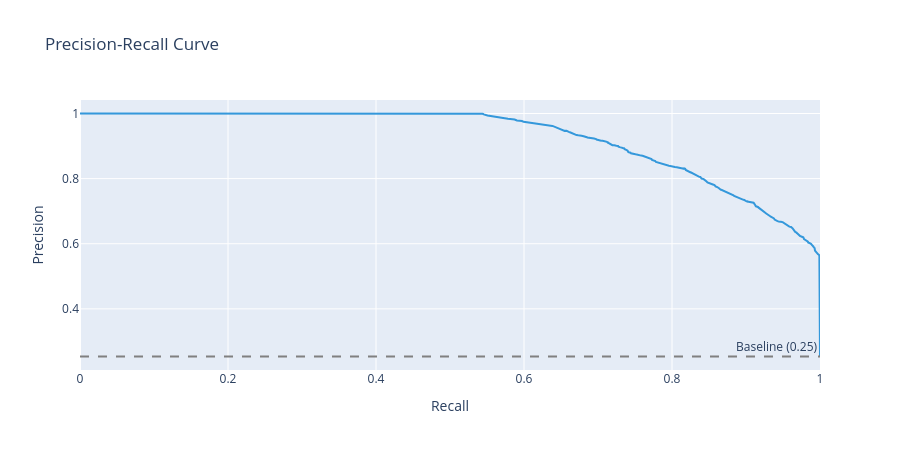
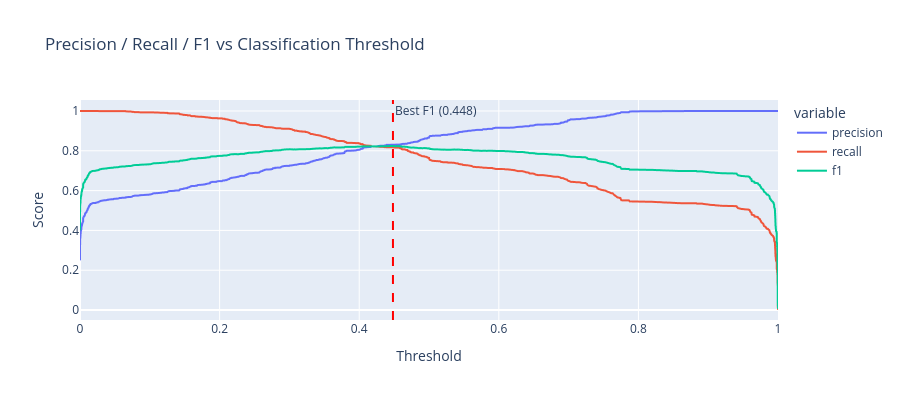

Notebook code cell kept with these figures, in order:
### Code cell
precision, recall, thresholds = precision_recall_curve(y_cls_test, cls_proba)
avg_precision = average_precision_score(y_cls_test, cls_proba)

fig = go.Figure()
fig.add_trace(go.Scatter(
    x=recall, y=precision,
    mode="lines",
    name=f"RF (AP={avg_precision:.3f})",
    line=dict(color="#3498db"),
))
fig.add_hline(y=y_cls_test.mean(), line_dash="dash", line_color="gray",
              annotation_text=f"Baseline ({y_cls_test.mean():.2f})")
fig.update_layout(
    title="Precision-Recall Curve",
    xaxis_title="Recall", yaxis_title="Precision",
    height=450,
)
fig.show()

# Threshold analysis
threshold_df = pd.DataFrame({
    "threshold": thresholds,
    "precision": precision[:-1],
    "recall": recall[:-1],
    "f1": 2 * precision[:-1] * recall[:-1] / (precision[:-1] + recall[:-1] + 1e-8),
})

best_threshold_idx = threshold_df["f1"].idxmax()
best_threshold = threshold_df.loc[best_threshold_idx, "threshold"]

print(f"\nOptimal threshold: {best_threshold:.3f}")
print(f"  Precision: {threshold_df.loc[best_threshold_idx, 'precision']:.4f}")
print(f"  Recall:    {threshold_df.loc[best_threshold_idx, 'recall']:.4f}")
print(f"  F1:        {threshold_df.loc[best_threshold_idx, 'f1']:.4f}")

fig = px.line(
    threshold_df, x="threshold", y=["precision", "recall", "f1"],
    title="Precision / Recall / F1 vs Classification Threshold",
    labels={"value": "Score", "threshold": "Threshold"},
)
fig.add_vline(x=best_threshold, line_dash="dash", line_color="red", annotation_text=f"Best F1 ({best_threshold:.3f})")
fig.update_layout(height=400)
fig.show()

### Figure 1 — Plotly figure (JSON) as saved in the notebook; plotly's stock layout.template omitted (floating-point values rounded to 4 significant figures; data arrays with more than 128 entries replaced by an {"elided": "..."} marker saying what was removed)
{"data": [{"line": {"color": "#3498db"}, "mode": "lines", "name": "RF (AP=0.926)", "type": "scatter", "x": {"elided": "971 float values"}, "y": {"elided": "971 float values"}}], "layout": {"annotations": [{"showarrow": false, "text": "Baseline (0.25)", "x": 1, "xanchor": "right", "xref": "x domain", "y": 0.2537, "yanchor": "bottom", "yref": "y"}], "height": 450, "shapes": [{"line": {"color": "gray", "dash": "dash"}, "type": "line", "x0": 0, "x1": 1, "xref": "x domain", "y0": 0.2537, "y1": 0.2537, "yref": "y"}], "title": {"text": "Precision-Recall Curve"}, "xaxis": {"title": {"text": "Recall"}}, "yaxis": {"title": {"text": "Precision"}}}}

### Figure 2 — Plotly figure (JSON) as saved in the notebook; plotly's stock layout.template omitted (floating-point values rounded to 4 significant figures; data arrays with more than 128 entries replaced by an {"elided": "..."} marker saying what was removed)
{"data": [{"hovertemplate": "variable=precision<br>Threshold=%{x}<br>Score=%{y}<extra></extra>", "legendgroup": "precision", "line": {"color": "#636efa", "dash": "solid"}, "marker": {"symbol": "circle"}, "mode": "lines", "name": "precision", "showlegend": true, "type": "scattergl", "x": {"elided": "970 float values"}, "xaxis": "x", "y": {"elided": "970 float values"}, "yaxis": "y"}, {"hovertemplate": "variable=recall<br>Threshold=%{x}<br>Score=%{y}<extra></extra>", "legendgroup": "recall", "line": {"color": "#EF553B", "dash": "solid"}, "marker": {"symbol": "circle"}, "mode": "lines", "name": "recall", "showlegend": true, "type": "scattergl", "x": {"elided": "970 float values"}, "xaxis": "x", "y": {"elided": "970 float values"}, "yaxis": "y"}, {"hovertemplate": "variable=f1<br>Threshold=%{x}<br>Score=%{y}<extra></extra>", "legendgroup": "f1", "line": {"color": "#00cc96", "dash": "solid"}, "marker": {"symbol": "circle"}, "mode": "lines", "name": "f1", "showlegend": true, "type": "scattergl", "x": {"elided": "970 float values"}, "xaxis": "x", "y": {"elided": "970 float values"}, "yaxis": "y"}], "layout": {"annotations": [{"showarrow": false, "text": "Best F1 (0.448)", "x": 0.4483, "xanchor": "left", "xref": "x", "y": 1, "yanchor": "top", "yref": "y domain"}], "height": 400, "legend": {"title": {"text": "variable"}, "tracegroupgap": 0}, "shapes": [{"line": {"color": "red", "dash": "dash"}, "type": "line", "x0": 0.4483, "x1": 0.4483, "xref": "x", "y0": 0, "y1": 1, "yref": "y domain"}], "title": {"text": "Precision / Recall / F1 vs Classification Threshold"}, "xaxis": {"anchor": "y", "domain": [0, 1], "title": {"text": "Threshold"}}, "yaxis": {"anchor": "x", "domain": [0, 1], "title": {"text": "Score"}}}}
